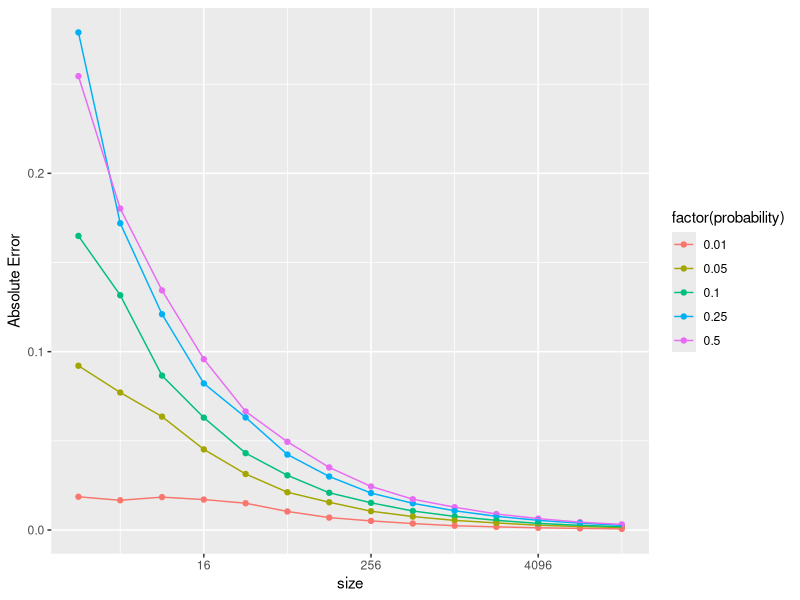
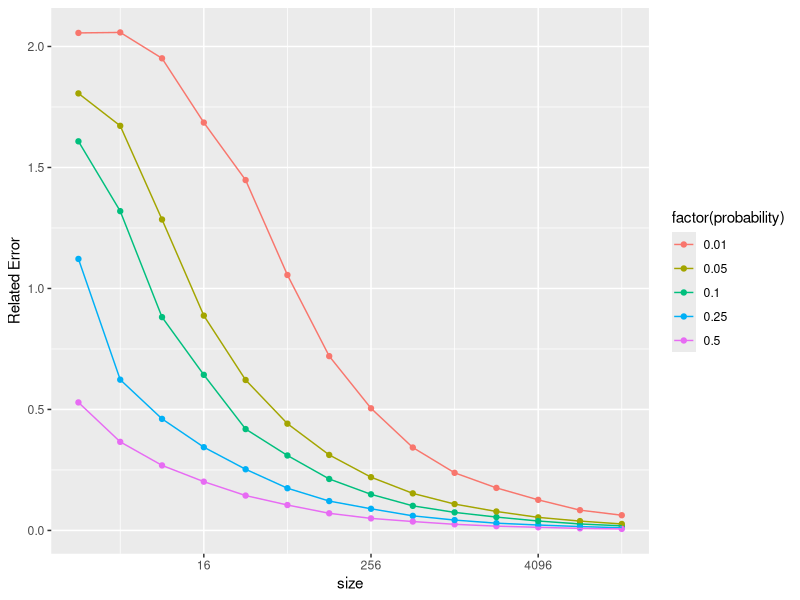

The R source for these figures, in order:
## ---- chunk 1
probability<-c(0.01, 0.05, 0.10, 0.25, 0.50)
probability
## ---- chunk 2

size<-NULL
  size[1]<-2
  for(i in 2:14)(
  size[i]=size[i-1]*2
 )
  size
## ---- chunk 3
data<-data.frame(size = rep(size, length(probability)), probability = rep(probability, length(size)), Abs_Error = rep(NA, length(probability) * length(size)),Rel_Error = rep(NA, length(probability) * length(size)))

for (i in 1:nrow(data)) {
  size =data$size[i] 
  probability = data$probability[i]
  Abs=mean(abs((rbinom(1000, size, probability) / size) - probability))
  Rel= mean(abs((rbinom(1000, size, probability) / size) - probability) / probability)
  data[i, "Abs_Error"] = Abs
  data[i, "Rel_Error"] = Rel
}
set.seed(30)
data
## ---- chunk 4
require(ggplot2)
ggplot(data, aes(size, Abs_Error, color = factor(probability))) + 
  geom_point() +
  geom_line(aes(group = probability)) + 
  scale_x_continuous(trans = "log2") +
  ylab("Absolute Error")
## ---- chunk 5
require(ggplot2)
ggplot(data, aes(size, Rel_Error, color = factor(probability))) + 
  geom_point() +
  geom_line(aes(group = probability)) + 
  scale_x_continuous(trans = "log2") +
  ylab("Related Error")
